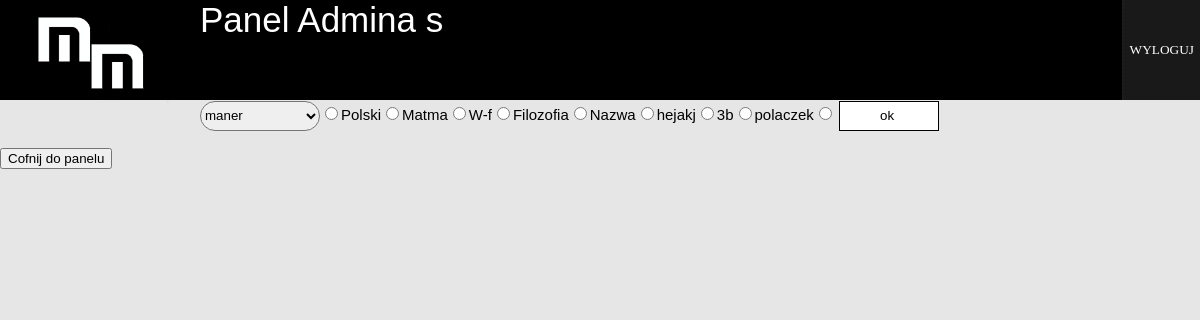
Page /panel_dodawania_lekcji_dla_nau.php on the committed database.
### tables this page shows
CREATE TABLE `lekcje` (
  `id` int(11) NOT NULL,
  `lekcja` text NOT NULL
);

### panel_dodawania_lekcji_dla_nau.php (the view, shortened to what this page needs)
<!DOCTYPE html>
<html>
<head>
</head>
<body>
<div id="all">
<div id="logo">
Panel Admina s
<img style="height:125px;width:200px;margin-top:-20px;float:left"  src="../Grafika/logomm.png"> </img>
<form action="../wyloguj.php" method="_POST" >
  <input style="float:right;background-color:#191919;:width:50px;height:100px;position:relative;
    bottom: 40px;cursor:pointer;color:white;font-family: 'Audiowide', cursive;border-left:2px dotted #1F1F1F;border-top:0;border-right:0;border-bottom:0" type="submit" value="WYLOGUJ"/>
 </form>
</div>
   <form method="post" action="skrypt_dodawania_lekcji_xD_JD.php" style="font-size:15px;">
    <select style="width:120px;height:30px;border-radius:400px;" name='sele'>
    <?php
require "baza.php";
if ($result = $wynik->query("SELECT * FROM loginy WHERE typ <> 'admin' and typ <> 'uczen'")) {
    while($w=$result->fetch_assoc()){
        echo "<option value=".$w['login'].">".$w['login']."</option>";
    }
}
 	$radio="radio";
		$przedmiot="przedmiot";
	if ($result = $wynik->query("SELECT * FROM `lekcje`")) {
    while($w=$result->fetch_assoc()){
	   echo $w['lekcja'];
		echo "<input type=".$radio." name=".$przedmiot." value=".$w['id'].">";
    }
	}
?>
    </select>
	<input type='submit' style="width:100px; height:30px;background-color:white;border:1px solid black"value="ok ">
    </form>
	 <input type='button' onclick="window.location.href='admin.php'" id="cofnijdopaneluadmina" value="Cofnij do panelu">
 </div>
</body>
</html>

### panel_dodawania_lekcji_dla_nau.php (style rules this page uses)
body { background-color:#E6E6E6; margin:0px; font-size:35px; font-family: 'Acme', sans-serif; }
#all { width:100%; height:100%; }
#logo { width:100%; height:100px; background-color:black; float:right text-align: center; pading:10px; color:white; }

### rows in the picture
lekcje: lekcja "Polski"
lekcje: lekcja "Matma"
lekcje: lekcja "W-f"
lekcje: lekcja "Filozofia"
lekcje: lekcja "Nazwa"
lekcje: lekcja "hejakj"
lekcje: lekcja "3b"
lekcje: lekcja "polaczek"

### other values in the picture
form field sele "maner"
